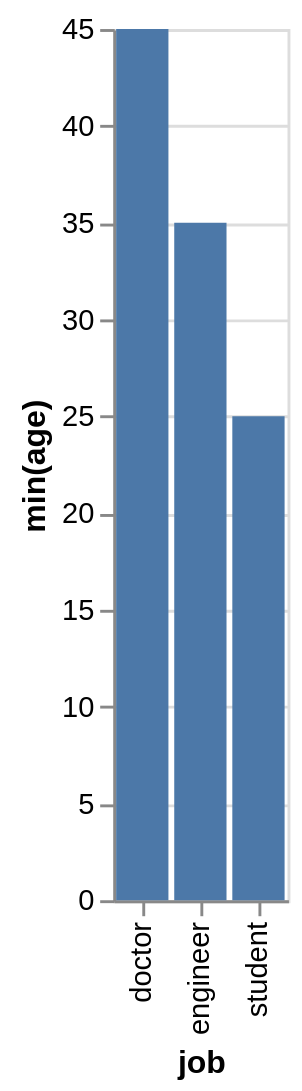

Write a Vega-Lite specification for this figure.
### Vega-Lite specification from a JSON file in a GitHub repository (floating-point values rounded to 4 significant figures)
{"data": {"values": [{"x_data": "doctor", "y_data": 45}, {"x_data": "engineer", "y_data": 35}, {"x_data": "student", "y_data": 25}]}, "mark": "bar", "encoding": {"x": {"field": "x_data", "type": "nominal", "title": "job", "sort": {"op": "sum", "field": "y_data", "order": "descending"}}, "y": {"field": "y_data", "type": "quantitative", "title": "min(age)"}}}
